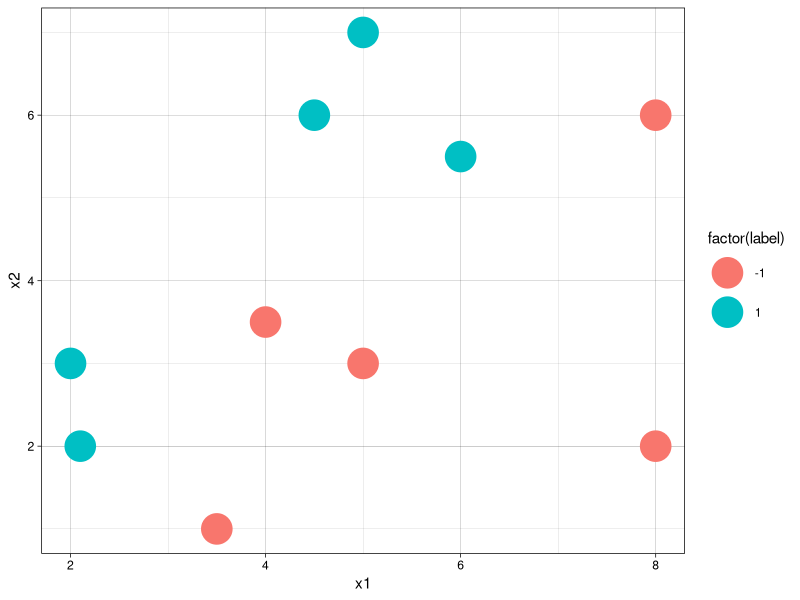
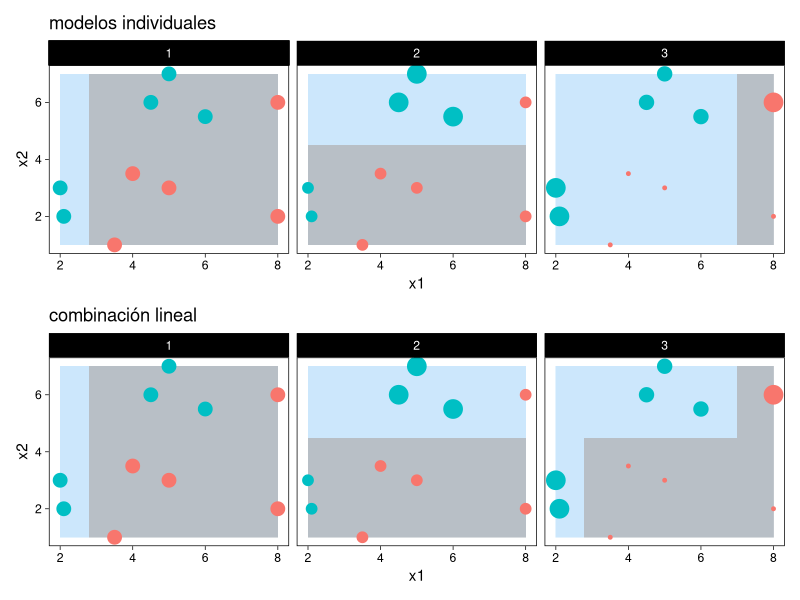
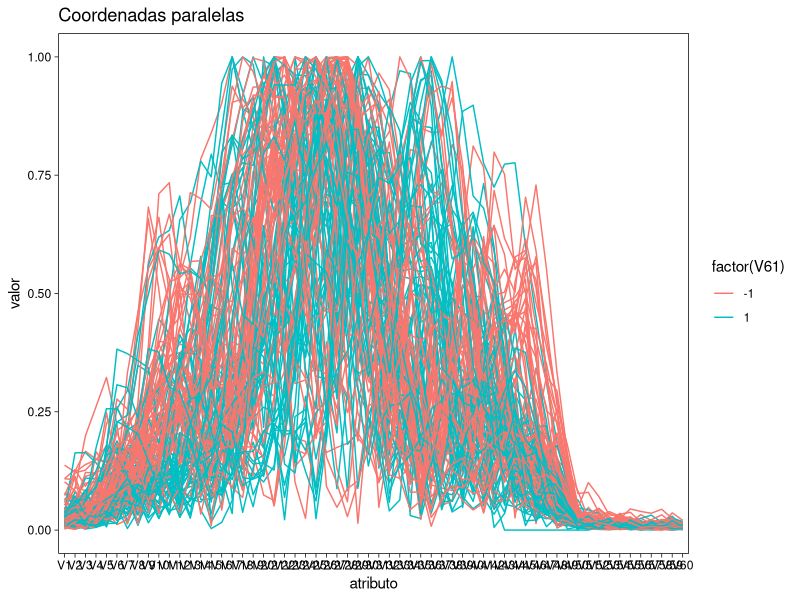
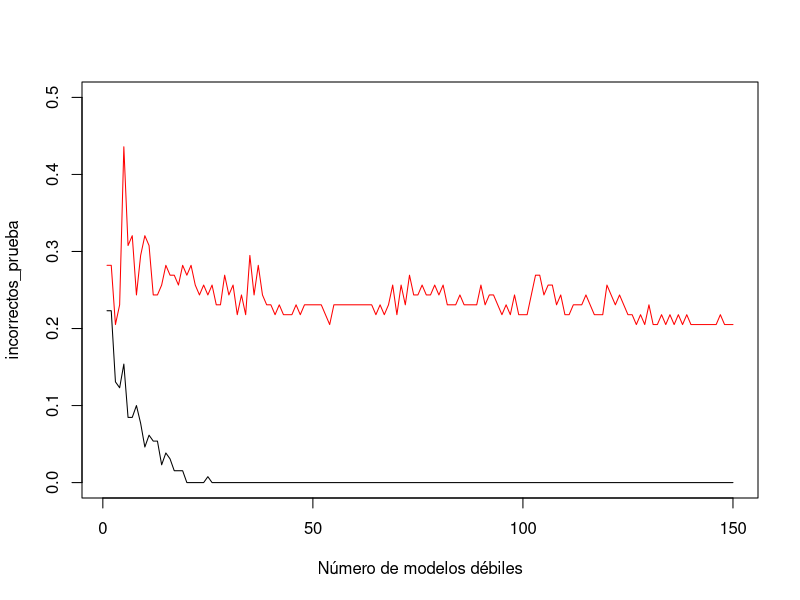

Write R code to recreate these figures, in order.
## ---- chunk 1
library(ggplot2)
library(dplyr)
library(tidyverse)
options(digits=2)

library(patchwork)
library(scales)
knitr::opts_chunk$set(echo = TRUE, message = FALSE, warning=FALSE, 
                      fig.align = 'center', fig.width = 5, fig.height=3, cache = TRUE)
comma <- function(x) format(x, digits = 2, big.mark = ",")
theme_set(theme_linedraw())
color.blues <- c(NA,"#BDD7E7", "#6BAED6", "#3182BD", "#08519C", "#074789", "#063e77", "#053464")
color.itam  <- c("#00362b", "#00503f", "#006953", "#008367", "#009c7b", "#00b68f")


sin_lineas <- theme(panel.grid.major = element_blank(), panel.grid.minor = element_blank())
sin_leyenda <- theme(legend.position = "none")
sin_ejes <- theme(axis.ticks = element_blank(), 
        axis.text = element_blank())
## ---- chunk 2
library(rpart)
## ---- chunk 3
datos <- tibble(x1 = c(2, 2.1, 4.5, 4, 3.5, 5, 5, 6, 8, 8), 
       x2 = c(3, 2, 6, 3.5, 1, 7, 3, 5.5, 6, 2), 
       label = c(1, 1, 1, -1, -1, 1, -1, 1, -1, -1), 
       id = seq(1, 10))

datos.prueba <- expand.grid( x1 = seq(2,8,by=1/50), 
             x2 = seq(1,7,by=1/50))

datos %>% 
    group_by(label) %>% 
    summarise(count = n()) %>% 
    mutate(prop = count/sum(count))
    

ggplot(datos, aes(x = x1, y = x2, color = factor(label))) +
    geom_point(size = 10) + ylim(1, 7) + xlim(2, 8)

## ---- chunk 4
# Definimos el numero de iteraciones
Tmax <- 3
# Definimos el tamaño de muestra
m <- nrow(datos)

# Asignamos espacio para el calculo
err <- rep(NA,Tmax)
incorrectos_entrena <- rep(NA,Tmax)
alpha <- rep(NA,Tmax)
modelos <- list(rep(NA,Tmax))

# Definimos el vector de pesos
pesos <- rep(1, m)
ws <- list(rep(NA, Tmax))

y <- datos$label

f_t <- 0
f_prueba_t <- 0
prediccion <- list(rep(NA, Tmax))
prediccion.prueba <- list(rep(NA, Tmax))

for(t in 1:Tmax){
    # Ajustar árbol con pesos
    modelos[[t]] <- rpart(label~x1 + x2, 
                          data = datos, 
                          weights = pesos, 
                          method = "class",
                          control = rpart.control(maxdepth=1, minsplit = 1))
    
    # Cálculo de error ponderado y peso alfa
    g_t <- as.numeric(as.character(predict(modelos[[t]],type="class")))
    pesos <- pesos/sum(pesos)
    
    ws[[t]] <- pesos
    
    err[t] <- sum(pesos*(y*g_t < 0))
    alpha[t] <- 0.5 * log((1-err[t])/err[t])
    # Actualizar predictor
    f_t <- f_t + alpha[t] * g_t
    
    # Actualizar pesos
    pesos <- pesos * exp(-alpha[t]*y*g_t)
    
    # Cálculo de proporción de incorrectos
    incorrectos_entrena[t] <- mean(f_t*y<0)
    
    # Predicción sobre muestra de prueba
    g_prueba_t <- as.numeric(as.character(predict(modelos[[t]], newdata=datos.prueba, type="class")))
    f_prueba_t <- f_prueba_t + alpha[t] * g_prueba_t
    
    # Guardamos las predicciones de los modelos individuales y la prediccion 
    # bajo la combinación lineal
    prediccion[[t]] <- f_prueba_t
    prediccion.prueba[[t]] <- g_prueba_t
}

## ---- chunk 5

predicciones <- tibble(pred = prediccion) %>% 
    mutate(iter = seq(1,Tmax)) %>% 
    unnest() %>% 
    group_by(iter) %>% 
    mutate(id = seq(1,nrow(datos.prueba))) %>% 
    inner_join(datos.prueba %>% mutate(id = seq(1,nrow(datos.prueba))))

predicciones.modelos <- tibble(pred = prediccion.prueba) %>% 
    mutate(iter = seq(1,Tmax)) %>% 
    unnest() %>% 
    group_by(iter) %>% 
    mutate(id = seq(1,nrow(datos.prueba))) %>% 
    inner_join(datos.prueba %>% mutate(id = seq(1,nrow(datos.prueba))))

## ---- chunk 6

g_modelo <- tibble(ws) %>% 
    mutate(iter = seq(1, Tmax)) %>% 
    unnest(ws) %>% 
    group_by(iter) %>% 
    mutate(id = seq(1,m)) %>% 
    inner_join(datos) %>% 
    ggplot(aes(x1, x2)) + 
        geom_raster(data = predicciones.modelos, aes(x = x1, y= x2, fill = sign(pred)), alpha = .3) +
        geom_point(aes(size = ws, color = factor(label))) +
        facet_wrap(~iter, ncol = Tmax) + 
        sin_leyenda + sin_lineas +
        ggtitle("modelos individuales")


g_adaboost <- tibble(ws) %>% 
    mutate(iter = seq(1, Tmax)) %>% 
    unnest(ws) %>% 
    group_by(iter) %>% 
    mutate(id = seq(1,m)) %>% 
    inner_join(datos) %>% 
    ggplot(aes(x1, x2)) + 
        geom_raster(data = predicciones, aes(x = x1, y= x2, fill = sign(pred)), alpha = .3) +
        geom_point(aes(size = ws, color = factor(label))) +
        facet_wrap(~iter, ncol = Tmax) + 
        sin_leyenda + sin_lineas + ggtitle("combinación lineal")

g_modelo / g_adaboost

## ---- chunk 7

sonar_entrena <- read.table("datos/sonar/sonar_train.csv",sep=",")
sonar_prueba <- read.table("datos/sonar/sonar_test.csv",sep=",")

sonar_entrena %>% 
    group_by(V61) %>% 
    summarise(count = n()) %>% 
    mutate(prop = count/sum(count))

sonar_prueba %>% 
    group_by(V61) %>% 
    summarise(count = n()) %>% 
    mutate(prop = count/sum(count))

sonar_entrena %>% 
    mutate(id = 1:n()) %>% 
    pivot_longer(V1:V60, names_to = 'atributo', values_to = 'valor') %>% 
    mutate(atributo = fct_inorder(atributo)) %>% 
    ggplot(aes(x=atributo, y=valor, colour=factor(V61), group=id))+
        geom_line() + 
        sin_lineas + 
        ggtitle("Coordenadas paralelas")

## ---- chunk 8
# Definimos el numero de iteraciones
Tmax <- 150
# Definimos el tamaño de muestra
m <- nrow(sonar_entrena)

# Asignamos espacio para el calculo
err <- rep(NA,Tmax)
incorrectos_entrena <- rep(NA,Tmax)
incorrectos_prueba <- rep(NA,Tmax)
alpha <- rep(NA,Tmax)
modelos <- list(rep(NA,m))

# Definimos el vector de pesos
pesos <- rep(1, m)

y <- sonar_entrena$V61
y_prueba <- sonar_prueba$V61

f_t <- 0
f_prueba_t <- 0

for(t in 1:Tmax){
    # Ajustar árbol con pesos
    modelos[[t]] <- rpart(V61~., 
                          data = sonar_entrena, 
                          weights = pesos, 
                          method = "class",
                          control = rpart.control(maxdepth = 1, 
                                                  minsplit = 10))
    
    # Cálculo de error ponderado y peso alfa
    g_t <- as.numeric(as.character(predict(modelos[[t]],type="class")))
    pesos <- pesos/sum(pesos)
    err[t] <- sum(pesos*(y*g_t < 0))
    alpha[t] <- log((1-err[t])/err[t])
    # Actualizar predictor
    f_t <- f_t + alpha[t] * g_t
    # Actualizar pesos
    pesos <- pesos * exp(alpha[t]*(y*g_t < 0))
    
    # Predicción sobre muestra de prueba
    g_prueba_t <- as.numeric(as.character(predict(modelos[[t]], newdata=sonar_prueba, type="class")))
    f_prueba_t <- f_prueba_t + alpha[t] * g_prueba_t
    
    # Cálculo de proporción de incorrectos
    incorrectos_entrena[t] <- mean(f_t*y<0)
    incorrectos_prueba[t] <- mean(f_prueba_t * y_prueba < 0)
}
## ---- chunk 9

plot(incorrectos_prueba,ylim=c(0,0.50),type="l",col="red", xlab='Número de modelos débiles')
lines(incorrectos_entrena)

